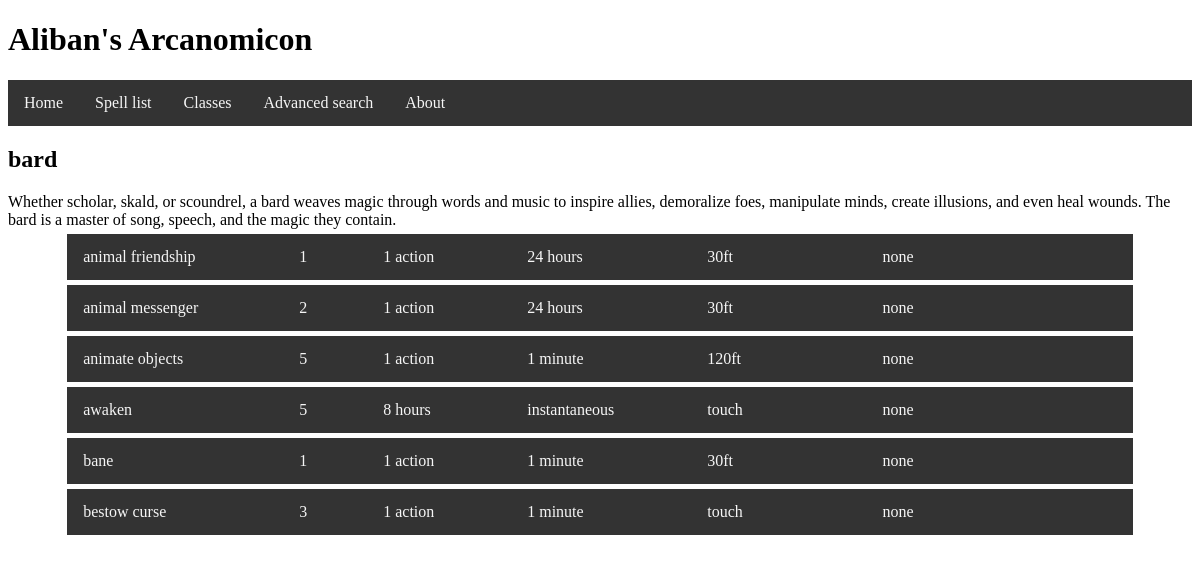
Before: /class/bard with the older database file.
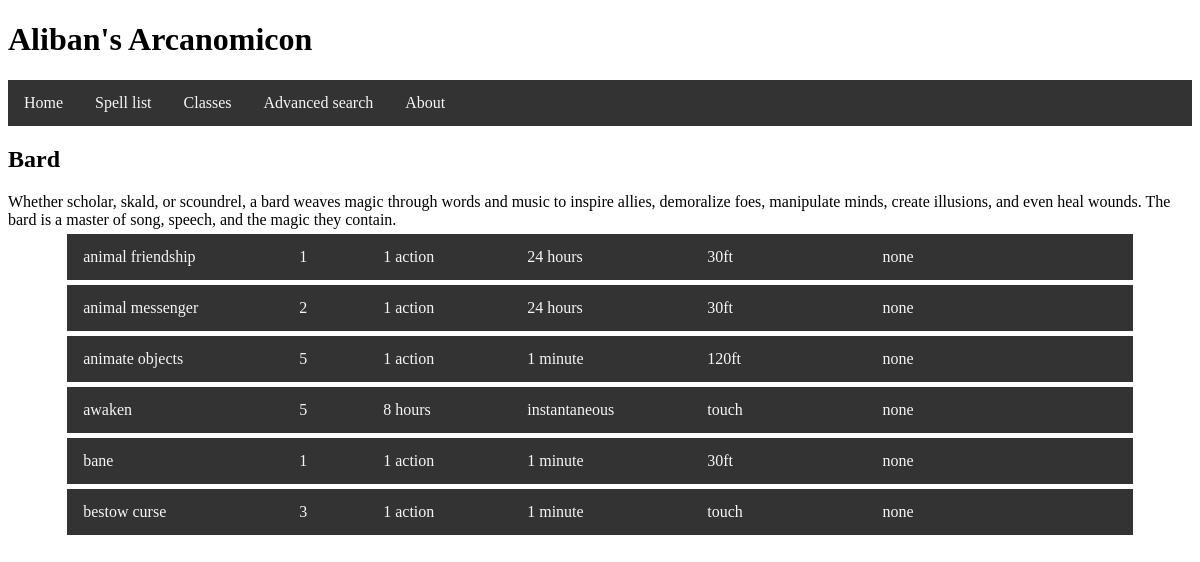
After: the same page with the newer database file.
### tables this page shows
CREATE TABLE caster (id INTEGER PRIMARY KEY AUTOINCREMENT, name STRING, description TEXT);

CREATE TABLE spell (id INTEGER PRIMARY KEY AUTOINCREMENT, name STRING, description TEXT, level INTEGER, components STRING, concentration INTEGER, ritual INTEGER, damage STRING, range INTEGER REFERENCES range (id), duration INTEGER REFERENCES duration (id), castingtime STRING REFERENCES castingtime (id), school INTEGER REFERENCES school (id));

CREATE TABLE castingtime (id INTEGER PRIMARY KEY AUTOINCREMENT, name STRING);

CREATE TABLE duration (id INTEGER PRIMARY KEY AUTOINCREMENT, name STRING);

CREATE TABLE range (id INTEGER PRIMARY KEY AUTOINCREMENT, name STRING);

### script.py (the view)
@app.route('/class/<classname>')
def classsing(classname):
    castersql = "SELECT caster.name, caster.description FROM caster WHERE caster.id = {}"
    spellsql = "SELECT spell.id, spell.name, spell.level, castingtime.name, duration.name, range.name, spell.damage FROM spell INNER JOIN range ON range.id = spell.range INNER JOIN castingtime ON castingtime.id = spell.castingtime INNER JOIN duration ON duration.id = spell.duration WHERE spell.id IN (SELECT sid FROM spellcaster WHERE cid = {})"
    if classname in casters:
        casterid = entfields[4].index(classname)
        castersql = castersql.format(casterid)
        caster = db_func(castersql, single = True)
        spellsql = spellsql.format(casterid)
        spells = db_func(spellsql, single = False)
        return render_template('class.html', caster = caster, spells = spells)
    else:
        return render_template("404.html"), 404

### templates/class.html
{% extends "layout.html" %}
{% block content %}
    <h2>{{ caster[0] }}</h2>
    {{ caster[1] }}
    <br>
    <div id="spells">
        {% for spell in spells %}
            <div class="spelllink">
                <a href="spell/{{ spell[0] }}">
                    <span class= "asname">{{ spell[1] }}</span>
                    <span class= "aslevel">{{ spell[2] }}</span>
                    <span class= "ascastime">{{ spell[3] }}</span>
                    <span class= "asdurat">{{ spell[4] }}</span>
                    <span class= "asrange">{{ spell[5] }}</span>
                    <span class= "asdmg">{{ spell[6] }}</span>
                </a>
            </div>
        {% endfor %}
        </div>
{% endblock content %}

### templates/layout.html (shortened to what this page needs)
<!DOCTYPE html>
<html lang="en">
<head>
    <link rel="stylesheet" href="/static/css/main.css"/>
</head>
<body>
    <header>{% include 'header.html' %}</header>
    <nav>{% include 'nav.html' %}</nav>
    <main>{% block content %} {% endblock %}</main>
</body>
</html>

### templates/header.html
<h1>Aliban's Arcanomicon</h1>

### templates/nav.html
<div class="navbar">
    <a href="/">Home</a>
    <a href="/all_spells">Spell list</a>
    <a href="/class">Classes</a>
    <a href="/search">Advanced search</a>
    <a href="/about">About</a>
</div>

### static/css/main.css (style rules this page uses)
.navbar { margin: 0; padding: 0; overflow: hidden; background-color: #333333; position: sticky; top: 0; width: 100%; }
.navbar a { padding: 14px 16px; text-align: center; text-decoration: none; float: left; }
.spelllink { margin: 5px; overflow: hidden; background-color: #333333; align-self: center; width: 90%; display: block; margin-left: 5%; }
.spelllink a { padding: 14px 16px; text-align: left; text-decoration: none; float: left; width: 100%; }
.asname { position: absolute; width: 17%; }
.aslevel { position: absolute; margin-left: 18%; text-align: center; }
.ascastime { position: absolute; margin-left: 25%; text-align: center; }
.asdurat { position: absolute; margin-left: 37%; text-align: center; }
.asrange { position: absolute; margin-left: 52%; text-align: center; }
.asdmg { margin-left: 75%; text-align: center; }
a:link { color:#F6F6F6; }

Changed rows visible on the page:
changed caster: name "bard" → "Bard"
